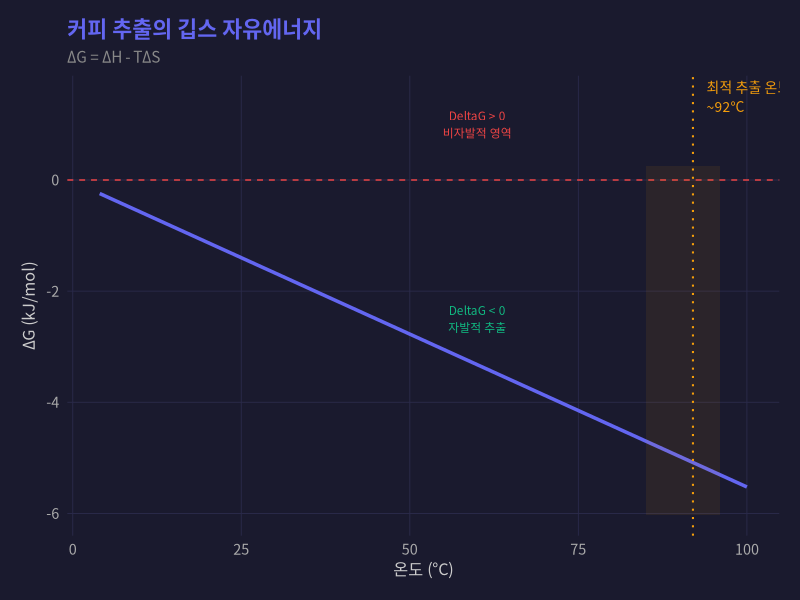
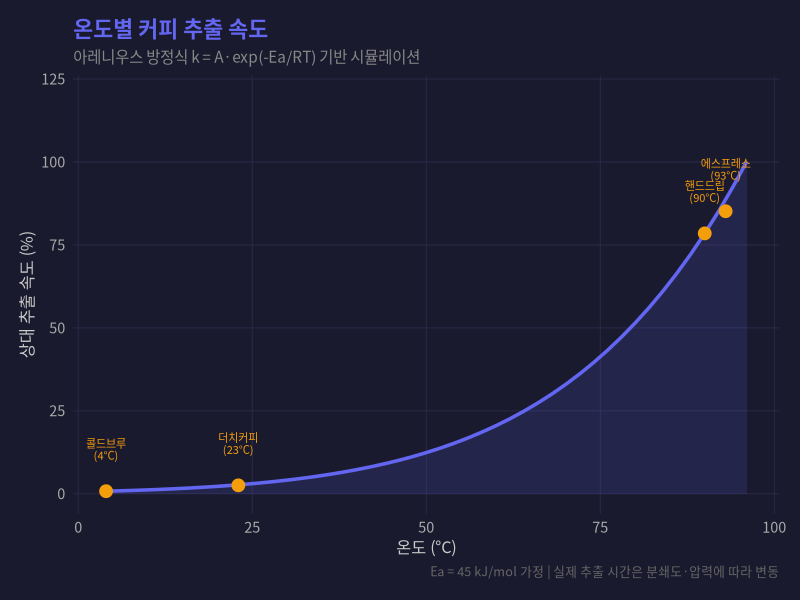
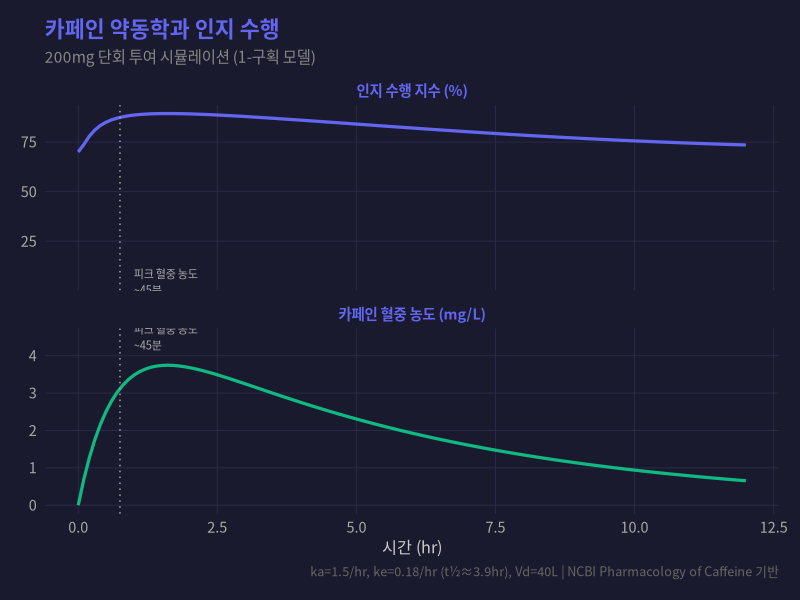
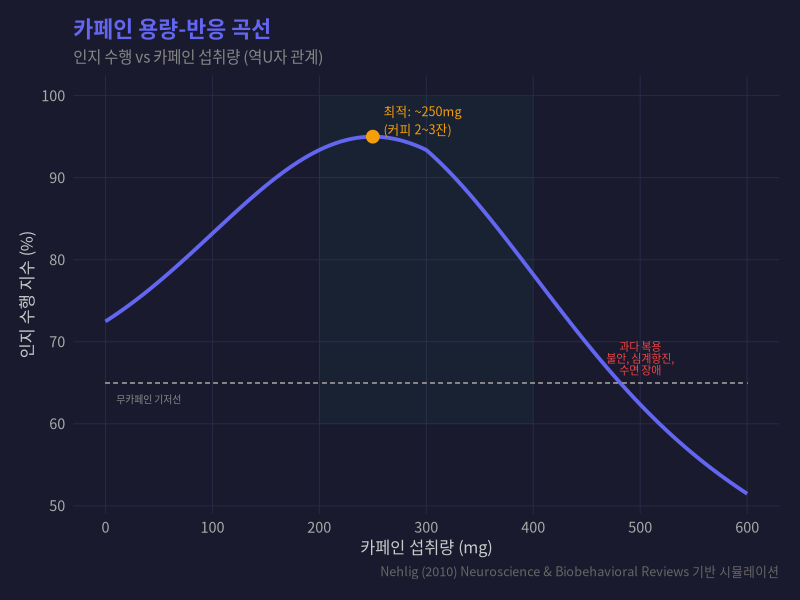
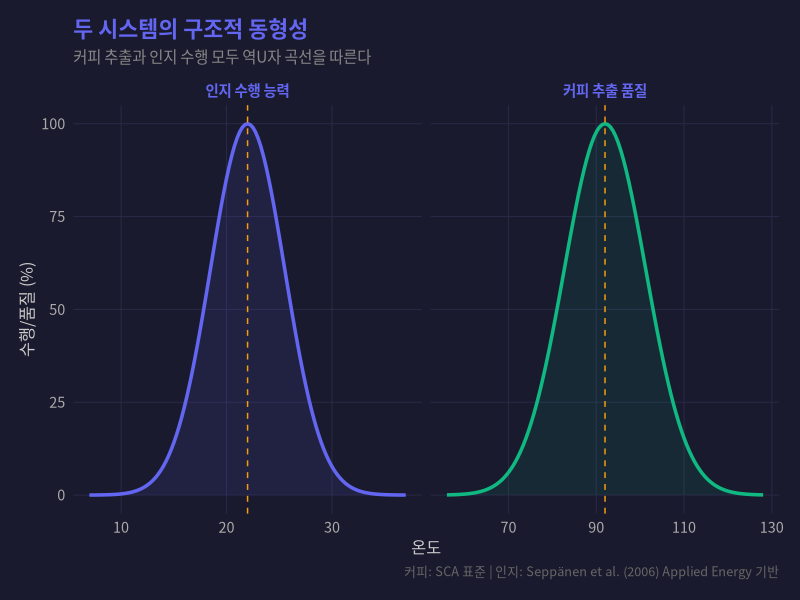
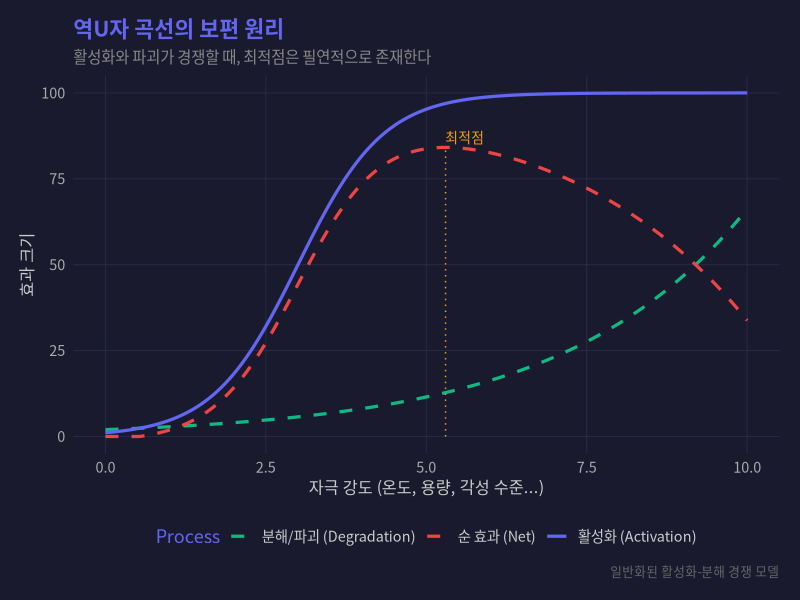
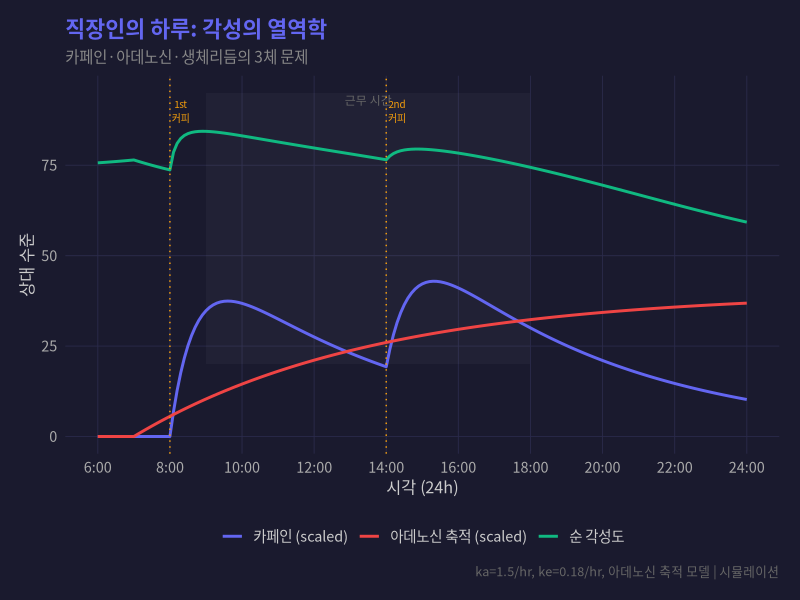
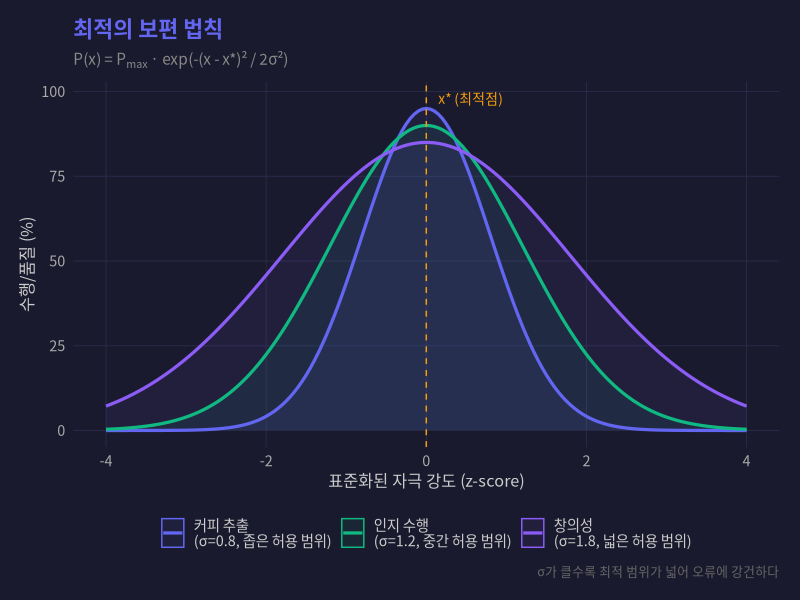

Write the R code that produced these figures, in order.
## ---- chunk 1
library(ggplot2)
library(dplyr)
library(tidyr)
library(knitr)
library(kableExtra)

kfont <- "Noto Sans CJK KR"

theme_insight <- function(base_size = 13) {
  theme_minimal(base_size = base_size) +
    theme(
      plot.background = element_rect(fill = "#1a1a2e", color = NA),
      panel.background = element_rect(fill = "#1a1a2e", color = NA),
      panel.grid.major = element_line(color = "#2a2a4a", linewidth = 0.3),
      panel.grid.minor = element_blank(),
      text = element_text(family = kfont, color = "#e4e4ec"),
      axis.text = element_text(color = "#aaaaaa"),
      axis.title = element_text(color = "#cccccc", size = rel(0.9)),
      plot.title = element_text(color = "#6366f1", face = "bold", size = rel(1.2)),
      plot.subtitle = element_text(color = "#888888", size = rel(0.85)),
      plot.caption = element_text(color = "#666666", size = rel(0.7)),
      legend.background = element_rect(fill = "#1a1a2e", color = NA),
      legend.text = element_text(color = "#cccccc"),
      legend.title = element_text(color = "#6366f1"),
      strip.text = element_text(color = "#6366f1", face = "bold"),
      plot.margin = margin(15, 15, 15, 15)
    )
}

# Insight Lab palette
pal_insight <- c("#6366f1", "#f59e0b", "#10b981", "#ef4444", "#8b5cf6", "#06b6d4")
## ---- chunk 2
#| label: fig-gibbs
#| fig-cap: "온도에 따른 깁스 자유에너지 변화 — 온도가 높을수록 추출이 자발적으로 진행된다"
#| lightbox: true

temp_C <- seq(4, 100, by = 1)
temp_K <- temp_C + 273.15

# Simulated Gibbs free energy for coffee dissolution
delta_H <- 15000   # J/mol (endothermic)
delta_S <- 55       # J/(mol·K)

delta_G <- delta_H - temp_K * delta_S

df_gibbs <- data.frame(
  Temperature = temp_C,
  DeltaG = delta_G / 1000  # kJ/mol
)

ggplot(df_gibbs, aes(x = Temperature, y = DeltaG)) +
  geom_line(color = "#6366f1", linewidth = 1.2) +
  geom_hline(yintercept = 0, linetype = "dashed", color = "#ef4444", linewidth = 0.5) +
  geom_vline(xintercept = 92, linetype = "dotted", color = "#f59e0b", linewidth = 0.7) +
  annotate("text", x = 94, y = 1.5, label = "최적 추출 온도\n~92°C",
           color = "#f59e0b", family = kfont, size = 3.5, hjust = 0) +
  annotate("text", x = 60, y = 1.0, label = "DeltaG > 0\n비자발적 영역",
           color = "#ef4444", family = kfont, size = 3) +
  annotate("text", x = 60, y = -2.5, label = "DeltaG < 0\n자발적 추출",
           color = "#10b981", family = kfont, size = 3) +
  annotate("rect", xmin = 85, xmax = 96, ymin = min(df_gibbs$DeltaG) - 0.5,
           ymax = max(df_gibbs$DeltaG) + 0.5, fill = "#f59e0b", alpha = 0.08) +
  labs(
    title = "커피 추출의 깁스 자유에너지",
    subtitle = expression(paste(Delta, "G = ", Delta, "H - T", Delta, "S")),
    x = "온도 (°C)",
    y = expression(paste(Delta, "G (kJ/mol)"))
  ) +
  theme_insight()
## ---- chunk 3
#| label: fig-arrhenius
#| fig-cap: "아레니우스 모델 기반 온도별 커피 추출 속도 상수"
#| lightbox: true

temps <- seq(4, 96, by = 2)
temps_K <- temps + 273.15
Ea <- 45000  # J/mol
R_gas <- 8.314
A_factor <- 1e8

k_values <- A_factor * exp(-Ea / (R_gas * temps_K))
k_norm <- k_values / max(k_values) * 100

df_arrhenius <- data.frame(
  Temperature = temps,
  Rate = k_norm
)

brew_methods <- data.frame(
  method = c("콜드브루\n(4°C)", "더치커피\n(23°C)", "핸드드립\n(90°C)", "에스프레소\n(93°C)"),
  temp = c(4, 23, 90, 93),
  rate = k_norm[c(1, 10, 44, 45)],
  time = c("12~24h", "3~8h", "3~4min", "25~30s")
)

ggplot(df_arrhenius, aes(x = Temperature, y = Rate)) +
  geom_area(fill = "#6366f1", alpha = 0.15) +
  geom_line(color = "#6366f1", linewidth = 1.2) +
  geom_point(data = brew_methods, aes(x = temp, y = rate),
             color = "#f59e0b", size = 4) +
  geom_text(data = brew_methods, aes(x = temp, y = rate, label = method),
            color = "#f59e0b", family = kfont, size = 2.8,
            vjust = -1.5, lineheight = 0.9) +
  labs(
    title = "온도별 커피 추출 속도",
    subtitle = "아레니우스 방정식 k = A·exp(-Ea/RT) 기반 시뮬레이션",
    x = "온도 (°C)",
    y = "상대 추출 속도 (%)",
    caption = "Ea = 45 kJ/mol 가정 | 실제 추출 시간은 분쇄도·압력에 따라 변동"
  ) +
  scale_y_continuous(limits = c(0, 120)) +
  theme_insight()
## ---- chunk 4
#| label: tbl-extraction
#| tbl-cap: "추출 수율 구간별 맛 프로파일"

extraction_tbl <- data.frame(
  구간 = c("과소추출 (< 18%)", "최적 추출 (18–22%)", "과다추출 (> 22%)"),
  온도범위 = c("70~85°C", "90~96°C", "97°C 이상"),
  지배_화합물 = c("유기산 (클로로겐산, 시트르산)", "당류, 카라멜, 메일라드 산물", "탄닌, 카페인 과잉, 쓴맛 페놀"),
  맛 = c("신맛, 풀냄새, 밍밍함", "단맛-산미 균형, 풍부한 바디", "쓴맛, 떫은맛, 텁텁함"),
  열역학_해석 = c("낮은 T → 엔트로피 항 약함 → 극성 소분자만 추출",
                "적정 T → 선택적 추출 최적화",
                "과잉 T → 비선택적 추출 → 불쾌 성분 포함")
)

kable(extraction_tbl, align = "c") |>
  kable_styling(bootstrap_options = c("striped", "hover"),
                full_width = TRUE, font_size = 13) |>
  row_spec(2, bold = TRUE, background = "#1e1e3f", color = "#10b981")
## ---- chunk 5
#| label: fig-caffeine-kinetics
#| fig-cap: "카페인 혈중 농도 변화와 인지 수행 영향 (200mg 단회 투여)"
#| lightbox: true

time_hr <- seq(0, 12, by = 0.1)

# One-compartment pharmacokinetic model
ka <- 1.5    # absorption rate (1/hr)
ke <- 0.18   # elimination rate (1/hr), t1/2 ~3.9 hr
Dose <- 200  # mg
Vd <- 40     # L (volume of distribution)

conc <- (Dose / Vd) * (ka / (ka - ke)) * (exp(-ke * time_hr) - exp(-ka * time_hr))

# Cognitive performance effect (sigmoid Emax model)
EC50 <- 2.5  # mg/L
Emax <- 30   # % improvement
baseline <- 70

performance <- baseline + Emax * conc^1.5 / (EC50^1.5 + conc^1.5)

df_pk <- data.frame(
  Time = rep(time_hr, 2),
  Value = c(conc, performance),
  Metric = rep(c("카페인 혈중 농도 (mg/L)", "인지 수행 지수 (%)"), each = length(time_hr))
)

ggplot(df_pk, aes(x = Time, y = Value, color = Metric)) +
  geom_line(linewidth = 1.1) +
  facet_wrap(~ Metric, scales = "free_y", ncol = 1) +
  geom_vline(xintercept = 0.75, linetype = "dotted", color = "#aaaaaa") +
  annotate("text", x = 1.0, y = 4.5, label = "피크 혈중 농도\n~45분",
           color = "#aaaaaa", family = kfont, size = 2.8, hjust = 0) +
  scale_color_manual(values = c("#6366f1", "#10b981")) +
  labs(
    title = "카페인 약동학과 인지 수행",
    subtitle = "200mg 단회 투여 시뮬레이션 (1-구획 모델)",
    x = "시간 (hr)",
    y = NULL,
    caption = "ka=1.5/hr, ke=0.18/hr (t½≈3.9hr), Vd=40L | NCBI Pharmacology of Caffeine 기반"
  ) +
  theme_insight() +
  theme(legend.position = "none")
## ---- chunk 6
#| label: fig-dose-response
#| fig-cap: "카페인 용량-반응 곡선: 인지 수행의 역U자 패턴"
#| lightbox: true

dose_mg <- seq(0, 600, by = 5)

# Inverted U-shaped dose-response (based on literature: optimal 200-300mg)
optimal_dose <- 250
sigma <- 150

# Performance = baseline + gain * bell_curve - anxiety_penalty
bell <- exp(-(dose_mg - optimal_dose)^2 / (2 * sigma^2))
anxiety <- pmax(0, (dose_mg - 300) / 300) * 15
jitter_effect <- 0.5 * pmax(0, (dose_mg - 400) / 200)^2

perf <- 65 + 30 * bell - anxiety - jitter_effect

df_dose <- data.frame(Dose = dose_mg, Performance = perf)

zones <- data.frame(
  xmin = c(0, 100, 200, 400),
  xmax = c(100, 200, 400, 600),
  label = c("미미한 효과", "점진적 향상", "최적 구간", "불안·떨림"),
  color = c("#666666", "#f59e0b", "#10b981", "#ef4444"),
  y = c(72, 82, 93, 72)
)

ggplot(df_dose, aes(x = Dose, y = Performance)) +
  annotate("rect", xmin = 200, xmax = 400, ymin = 60, ymax = 100,
           fill = "#10b981", alpha = 0.06) +
  geom_line(color = "#6366f1", linewidth = 1.3) +
  geom_point(data = data.frame(x = 250, y = max(perf)),
             aes(x = x, y = y), color = "#f59e0b", size = 4) +
  annotate("text", x = 260, y = max(perf) + 2, label = "최적: ~250mg\n(커피 2~3잔)",
           color = "#f59e0b", family = kfont, size = 3.2, hjust = 0) +
  annotate("text", x = 500, y = 68, label = "과다 복용\n불안, 심계항진,\n수면 장애",
           color = "#ef4444", family = kfont, size = 2.8, lineheight = 0.9) +
  geom_segment(aes(x = 0, xend = 600, y = 65, yend = 65),
               linetype = "dashed", color = "#888888", linewidth = 0.3) +
  annotate("text", x = 10, y = 63, label = "무카페인 기저선",
           color = "#888888", family = kfont, size = 2.5, hjust = 0) +
  labs(
    title = "카페인 용량-반응 곡선",
    subtitle = "인지 수행 vs 카페인 섭취량 (역U자 관계)",
    x = "카페인 섭취량 (mg)",
    y = "인지 수행 지수 (%)",
    caption = "Nehlig (2010) Neuroscience & Biobehavioral Reviews 기반 시뮬레이션"
  ) +
  scale_x_continuous(breaks = seq(0, 600, 100)) +
  theme_insight()
## ---- chunk 7
#| label: fig-yerkes-dodson
#| fig-cap: "Yerkes-Dodson 법칙과 커피 추출의 구조적 동형성"
#| lightbox: true
#| fig-width: 10
#| fig-height: 5

# Create parallel comparison
x_norm <- seq(-3, 3, by = 0.05)

# Both follow inverted-U (Gaussian-like)
coffee_y <- exp(-x_norm^2 / 1.2) * 100
human_y <- exp(-x_norm^2 / 1.0) * 100

# Map to real scales
coffee_temp <- x_norm * 12 + 92  # centered at 92°C
human_temp <- x_norm * 5 + 22     # centered at 22°C

df_parallel <- rbind(
  data.frame(x = coffee_temp, y = coffee_y,
             System = "커피 추출 품질", Unit = "추출 온도 (°C)"),
  data.frame(x = human_temp, y = human_y,
             System = "인지 수행 능력", Unit = "실내 온도 (°C)")
)

ggplot(df_parallel, aes(x = x, y = y, color = System, fill = System)) +
  geom_area(alpha = 0.1) +
  geom_line(linewidth = 1.2) +
  facet_wrap(~ System, scales = "free_x") +
  geom_vline(data = data.frame(System = c("커피 추출 품질", "인지 수행 능력"),
                                xint = c(92, 22)),
             aes(xintercept = xint), linetype = "dashed", color = "#f59e0b") +
  scale_color_manual(values = c("#6366f1", "#10b981")) +
  scale_fill_manual(values = c("#6366f1", "#10b981")) +
  labs(
    title = "두 시스템의 구조적 동형성",
    subtitle = "커피 추출과 인지 수행 모두 역U자 곡선을 따른다",
    x = "온도",
    y = "수행/품질 (%)",
    caption = "커피: SCA 표준 | 인지: Seppänen et al. (2006) Applied Energy 기반"
  ) +
  theme_insight() +
  theme(legend.position = "none")
## ---- chunk 8
#| label: fig-competing-processes
#| fig-cap: "역U자 곡선의 열역학적 기원: 활성화 vs 파괴의 경쟁"
#| lightbox: true

x <- seq(0, 10, by = 0.05)

# Activation process (sigmoidal rise)
activation <- 100 / (1 + exp(-1.5 * (x - 3)))

# Degradation process (exponential rise in damage)
degradation <- 2 * exp(0.35 * x)

# Net performance
net <- activation - degradation
net <- pmax(net, 0)

df_compete <- data.frame(
  x = rep(x, 3),
  y = c(activation, degradation, net),
  Process = rep(c("활성화 (Activation)", "분해/파괴 (Degradation)", "순 효과 (Net)"),
                each = length(x))
)

ggplot(df_compete, aes(x = x, y = y, color = Process, linetype = Process)) +
  geom_line(linewidth = 1.1) +
  scale_color_manual(values = c("#10b981", "#ef4444", "#6366f1")) +
  scale_linetype_manual(values = c("dashed", "dashed", "solid")) +
  annotate("segment", x = x[which.max(net)], xend = x[which.max(net)],
           y = 0, yend = max(net), linetype = "dotted", color = "#f59e0b") +
  annotate("text", x = x[which.max(net)] + 0.3, y = max(net) + 3,
           label = "최적점", color = "#f59e0b", family = kfont, size = 3.5) +
  labs(
    title = "역U자 곡선의 보편 원리",
    subtitle = "활성화와 파괴가 경쟁할 때, 최적점은 필연적으로 존재한다",
    x = "자극 강도 (온도, 용량, 각성 수준...)",
    y = "효과 크기",
    caption = "일반화된 활성화-분해 경쟁 모델"
  ) +
  theme_insight() +
  theme(legend.position = "bottom")
## ---- chunk 9
#| label: tbl-parallel
#| tbl-cap: "세 시스템의 역U자 구조 비교"

parallel_tbl <- data.frame(
  차원 = c("자극 변수", "최적점", "활성화 프로세스", "분해 프로세스", "과소 자극", "과다 자극"),
  커피_추출 = c("물 온도", "90~96°C", "용해도 증가, 엔트로피 구동", "열분해, 비선택적 추출",
                "신맛, 미추출", "쓴맛, 과추출"),
  카페인_효과 = c("섭취량 (mg)", "200~300mg", "아데노신 차단, 도파민 증가",
                 "코르티솔 과잉, 불안 유발", "효과 미미", "불안, 떨림, 불면"),
  인지_수행 = c("실내 온도", "22~24°C", "대사 활성화, 주의력 증가",
               "열스트레스, 전전두엽 억제", "졸음, 둔화", "땀, 집중력 저하")
)

kable(parallel_tbl, align = "c",
      col.names = c("차원", "커피 추출", "카페인 효과", "인지 수행")) |>
  kable_styling(bootstrap_options = c("striped", "hover"),
                full_width = TRUE, font_size = 12) |>
  column_spec(1, bold = TRUE, color = "#6366f1") |>
  row_spec(2, bold = TRUE, background = "#1e1e3f", color = "#f59e0b")
## ---- chunk 10
#| label: fig-daily-sim
#| fig-cap: "직장인의 하루: 카페인 혈중 농도와 생산성 시뮬레이션"
#| lightbox: true
#| fig-width: 10
#| fig-height: 6

hours <- seq(6, 24, by = 0.1)

# Two-dose model (8am = 200mg, 14pm = 150mg)
ke <- 0.18  # elimination rate
ka <- 1.5   # absorption rate

# Dose 1 at t=8
t1 <- pmax(hours - 8, 0)
conc1 <- ifelse(hours >= 8,
                (200/40) * (ka/(ka-ke)) * (exp(-ke*t1) - exp(-ka*t1)), 0)

# Dose 2 at t=14
t2 <- pmax(hours - 14, 0)
conc2 <- ifelse(hours >= 14,
                (150/40) * (ka/(ka-ke)) * (exp(-ke*t2) - exp(-ka*t2)), 0)

total_conc <- conc1 + conc2

# Adenosine accumulation (increases with wakefulness, reset by sleep)
wake_hours <- pmax(hours - 7, 0)  # assume wake at 7am
adenosine <- 2 * (1 - exp(-0.15 * wake_hours))

# Net alertness
alertness_base <- 80 - 25 * adenosine / max(adenosine)
caffeine_boost <- 20 * total_conc / (2 + total_conc)
net_alertness <- alertness_base + caffeine_boost

# Circadian rhythm overlay (simplified)
circadian <- 5 * sin(2 * pi * (hours - 6) / 24 - pi/3)
net_alertness <- net_alertness + circadian

df_daily <- data.frame(
  Hour = rep(hours, 3),
  Value = c(total_conc * 10, adenosine * 20, net_alertness),
  Metric = factor(rep(c("카페인 (scaled)", "아데노신 축적 (scaled)", "순 각성도"),
                      each = length(hours)),
                  levels = c("카페인 (scaled)", "아데노신 축적 (scaled)", "순 각성도"))
)

# Work hours shading
ggplot(df_daily, aes(x = Hour, y = Value, color = Metric)) +
  annotate("rect", xmin = 9, xmax = 18, ymin = 20, ymax = 95,
           fill = "#ffffff", alpha = 0.03) +
  annotate("text", x = 13.5, y = 93, label = "근무 시간",
           color = "#666666", family = kfont, size = 3) +
  geom_line(linewidth = 1.0) +
  geom_vline(xintercept = c(8, 14), linetype = "dotted", color = "#f59e0b", linewidth = 0.5) +
  annotate("text", x = 8.3, y = 90, label = "1st\n커피", color = "#f59e0b",
           family = kfont, size = 2.5) +
  annotate("text", x = 14.3, y = 90, label = "2nd\n커피", color = "#f59e0b",
           family = kfont, size = 2.5) +
  scale_color_manual(values = c("#6366f1", "#ef4444", "#10b981")) +
  labs(
    title = "직장인의 하루: 각성의 열역학",
    subtitle = "카페인·아데노신·생체리듬의 3체 문제",
    x = "시각 (24h)",
    y = "상대 수준",
    caption = "ka=1.5/hr, ke=0.18/hr, 아데노신 축적 모델 | 시뮬레이션"
  ) +
  scale_x_continuous(breaks = seq(6, 24, 2),
                     labels = paste0(seq(6, 24, 2), ":00")) +
  theme_insight() +
  theme(legend.position = "bottom",
        legend.title = element_blank())
## ---- chunk 11
#| label: fig-unified
#| fig-cap: "최적의 보편 법칙: 다양한 시스템의 역U자 곡선 통합"
#| lightbox: true
#| fig-width: 10
#| fig-height: 6

x <- seq(-4, 4, by = 0.05)

systems <- data.frame(
  name = c("커피 추출\n(σ=0.8, 좁은 허용 범위)",
           "인지 수행\n(σ=1.2, 중간 허용 범위)",
           "창의성\n(σ=1.8, 넓은 허용 범위)"),
  sigma = c(0.8, 1.2, 1.8),
  peak = c(95, 90, 85)
)

df_unified <- do.call(rbind, lapply(1:nrow(systems), function(i) {
  y <- systems$peak[i] * exp(-x^2 / (2 * systems$sigma[i]^2))
  data.frame(x = x, y = y, System = systems$name[i])
}))

df_unified$System <- factor(df_unified$System, levels = systems$name)

ggplot(df_unified, aes(x = x, y = y, color = System, fill = System)) +
  geom_area(alpha = 0.08, position = "identity") +
  geom_line(linewidth = 1.1) +
  geom_vline(xintercept = 0, linetype = "dashed", color = "#f59e0b", linewidth = 0.5) +
  annotate("text", x = 0.15, y = 98, label = "x* (최적점)", color = "#f59e0b",
           family = kfont, size = 3.5, hjust = 0) +
  scale_color_manual(values = c("#6366f1", "#10b981", "#8b5cf6")) +
  scale_fill_manual(values = c("#6366f1", "#10b981", "#8b5cf6")) +
  labs(
    title = "최적의 보편 법칙",
    subtitle = expression(paste("P(x) = P"[max], " · exp(-(x - x*)² / 2σ²)")),
    x = "표준화된 자극 강도 (z-score)",
    y = "수행/품질 (%)",
    caption = "σ가 클수록 최적 범위가 넓어 오류에 강건하다"
  ) +
  theme_insight() +
  theme(legend.position = "bottom",
        legend.title = element_blank())
## ---- chunk 12
#| label: tbl-strategy
#| tbl-cap: "열역학 기반 최적 커피 전략"

strategy_tbl <- data.frame(
  원리 = c(
    "아레니우스 방정식",
    "깁스 자유에너지",
    "역U자 곡선",
    "반감기 역학",
    "엔트로피 원리"
  ),
  커피_적용 = c(
    "90~96°C 추출, 콜드브루는 12h+ 보상",
    "ΔG < 0 구간에서만 추출, 과열 금지",
    "추출 수율 18~22%가 맛의 황금 비율",
    "카페인 반감기 3.9hr → 취침 6시간 전 마지막",
    "추출 후 즉시 음용 (산화 엔트로피 최소화)"
  ),
  생산성_적용 = c(
    "아침 코르티솔 피크 후 첫 커피 (9~10시)",
    "자발적 동기부여 영역에서만 작업",
    "카페인 200~300mg/일이 최적 인지 구간",
    "오후 2시 이후 카페인 제한 → 수면 보호",
    "에너지는 빌려 쓰는 것 → 수면으로 상환"
  )
)

kable(strategy_tbl, align = "cl") |>
  kable_styling(bootstrap_options = c("striped", "hover"),
                full_width = TRUE, font_size = 12) |>
  column_spec(1, bold = TRUE, color = "#6366f1", width = "15%") |>
  column_spec(2, width = "40%") |>
  column_spec(3, width = "45%")
